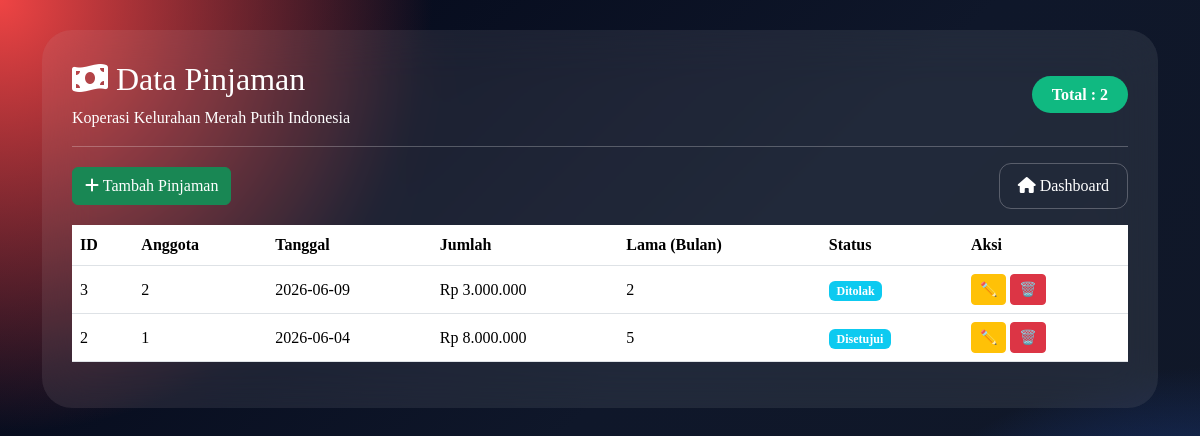
Screenshot of /koperasi/pinjaman/index.php with the database file from the repository.
### tables this page shows
CREATE TABLE `pinjaman` (
  `id_pinjaman` int(11) NOT NULL,
  `id_anggota` int(11) DEFAULT NULL,
  `tanggal` date DEFAULT NULL,
  `jumlah_pinjaman` decimal(12,2) DEFAULT NULL,
  `lama_angsuran` int(11) DEFAULT NULL,
  `status` varchar(30) DEFAULT NULL
);

### koperasi/pinjaman/index.php (the view, shortened to what this page needs)
<?php
include "../config/koneksi.php";
$data = mysqli_query($koneksi,"
SELECT * FROM pinjaman ORDER BY id_pinjaman DESC
");
$total = mysqli_num_rows($data);
?>
<!DOCTYPE html>
<html lang="id">
<head>
<link href="https://cdn.jsdelivr.net/npm/bootstrap@5.3.3/dist/css/bootstrap.min.css" rel="stylesheet">
<link rel="stylesheet" href="https://cdnjs.cloudflare.com/ajax/libs/font-awesome/6.5.1/css/all.min.css">
</head>
<body>
<div class="container-fluid">
<div class="vip-card">
<div class="d-flex justify-content-between align-items-center">
<div>
<h2><i class="fas fa-money-bill-wave"></i> Data Pinjaman</h2>
<p class="mb-0">Koperasi Kelurahan Merah Putih Indonesia</p>
</div>
<div>
<span class="badge-total">Total : <?= $total; ?></span>
</div>
</div>
<hr>
<div class="d-flex justify-content-between align-items-center mb-3">
    <a href="tambah_pinjaman.php" class="btn btn-success">
        <i class="fas fa-plus"></i>
        Tambah Pinjaman
    </a>
    <a href="../admin/dashboard.php" class="btn btn-outline-light">
        <i class="fas fa-home"></i>
        Dashboard
    </a>
</div>
<div class="table-responsive">
<table class="table table-hover align-middle">
<thead>
<tr>
<th>ID</th>
<th>Anggota</th>
<th>Tanggal</th>
<th>Jumlah</th>
<th>Lama (Bulan)</th>
<th>Status</th>
<th>Aksi</th>
</tr>
</thead>
<tbody>
<?php while($d = mysqli_fetch_assoc($data)) : ?>
<tr>
<td><?= $d['id_pinjaman']; ?></td>
<td><?= $d['id_anggota']; ?></td>
<td><?= $d['tanggal']; ?></td>
<td>Rp <?= number_format($d['jumlah_pinjaman'],0,',','.'); ?></td>
<td><?= $d['lama_angsuran']; ?></td>
<td>
<span class="badge bg-info">
<?= $d['status']; ?>
</span>
</td>
<td>
<a href="edit_pinjaman.php?id=<?= $d['id_pinjaman']; ?>" class="btn btn-warning btn-sm">
    ✏️
</a>
<a href="hapus_pinjaman.php?id=<?= $d['id_pinjaman']; ?>"
onclick="return confirm('Hapus data?')"
class="btn btn-danger btn-sm">
    🗑️
</a>
</td>
</tr>
<?php endwhile; ?>
</tbody>
</table>
</div>
</div>
</div>
</body>
</html>

### koperasi/pinjaman/index.php (style rules this page uses)
body { background: radial-gradient(circle at top left,#ef4444 0%,transparent 30%), radial-gradient(circle at bottom right,#2563eb 0%,transparent 30%), linear-gradient(135deg,#020617,#0f172a,#111827); min-height:100vh; padding:30px; font-family:Poppins; }
.vip-card { background:rgba(255,255,255,0.08); backdrop-filter:blur(25px); border-radius:30px; padding:30px; color:white; }
.table { color:white; }
.table thead { background:rgba(255,255,255,0.15); }
.badge-total { background:#10b981; padding:10px 20px; border-radius:30px; font-weight:600; }
.btn-outline-light { border:1px solid rgba(255,255,255,.25); color:white; border-radius:12px; padding:10px 18px; transition:all .3s ease; }

### rows the page displays
pinjaman: id_pinjaman "3", id_anggota "2", tanggal "2026-06-09", jumlah_pinjaman "3.000.000", lama_angsuran "2", status "Ditolak"
pinjaman: id_pinjaman "2", id_anggota "1", tanggal "2026-06-04", jumlah_pinjaman "8.000.000", lama_angsuran "5", status "Disetujui"

### other values shown
$total "2"
